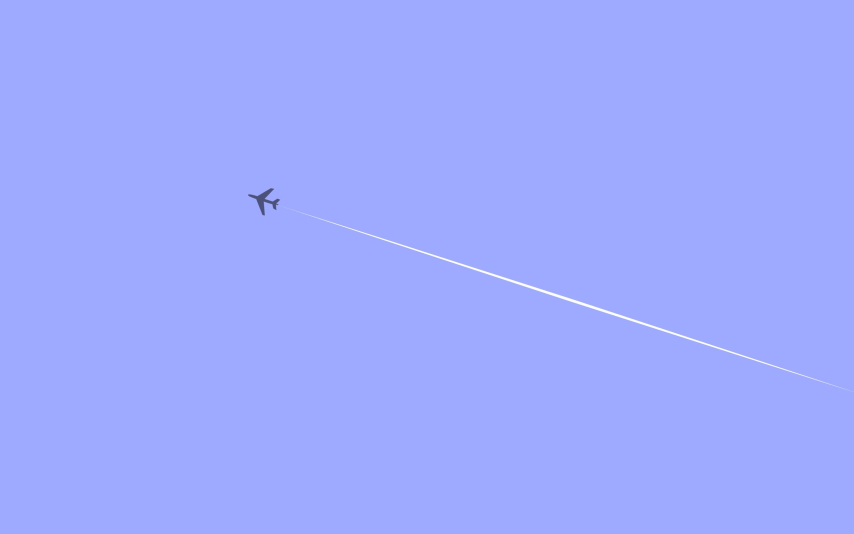
#> input picture wallhaven-nkpmo1.jpg, 2560 x 1600 px (shown at 1/3 size)
$ python ascii_art.py
#> lines starting #> are read from the running program, lines starting #| are printed output that depends on the picture
#> in main, image is the input picture: PIL image 2560x1600 RGB; mean R, G, B 158.1, 170.1, 254.9
import PIL.Image

ASCII_CHARS = ["@", "#", "$", "%", "?", "*", "+", ";", ":", ",","."]

def resize(image, new_width=100):
#> called with new_width = 100
    height, width = image.size
#> height = 2560; width = 1600
    new_height = int(new_width*(height/width))
#> new_height = 160
    return image.resize((new_width, new_height))
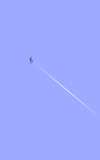
#> returned value: PIL image 100x160 RGB; mean R, G, B 158.1, 170.1, 254.9

def to_greyscale(image):
    return image.convert("L")
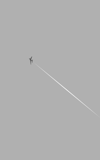
#> returned value: PIL image 100x160 L; min 85, max 228, mean 176.1

def pixel2ascii(image):
    pixels = image.getdata()
    ascii_str = ""
    for i in pixels:
        ascii_str += ASCII_CHARS[i//25]
#> this loop made 16000 passes
#> ascii_str on passes 1 to 3: ';', ';;', ';;;'
    return ascii_str


def main():
    path = "wallhaven-nkpmo1.jpg"

    try:
        image = PIL.Image.open(path)
    except:
        print(path + "not found")

    image = resize(image)
    greyscale_image = to_greyscale(image)

    ascii_string = pixel2ascii(greyscale_image)

    img_width = greyscale_image.width
#> img_width = 100
    ascii_str_len = len(ascii_string)
#> ascii_str_len = 16000
    ascii_img = ""

    for i in range(0, ascii_str_len, img_width):
        ascii_img += ascii_string[i:i+img_width] + "\n"

    with open("ascii_image.txt", "w") as f:
        f.write(ascii_img)

main()
